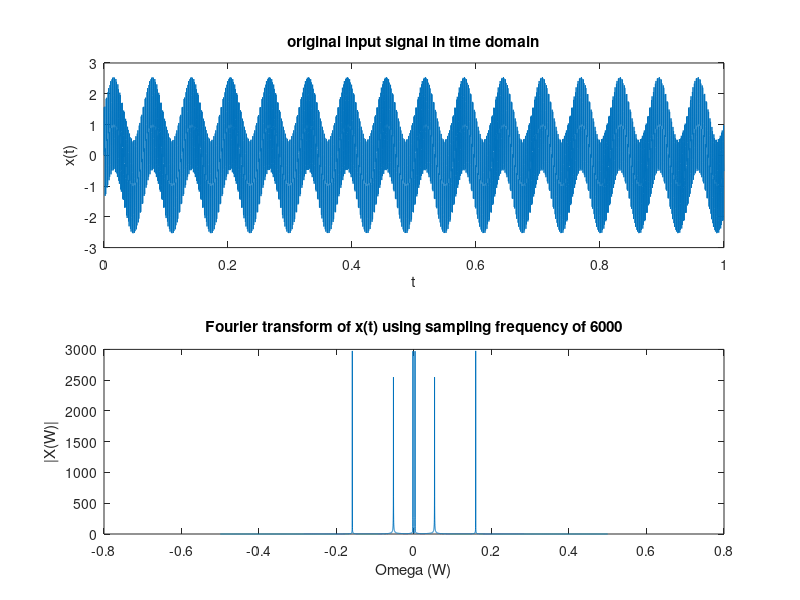

The MATLAB script that drew this image: (Note: this script raises an error after producing the figure.)
sampling_frequency = 6000;
time = 1;
time_interval = [0: (1/sampling_frequency): time-(1/sampling_frequency)];
Omega =(-time*sampling_frequency/2:(time*sampling_frequency)/2-1)/(time*sampling_frequency);

x = sin(100*time_interval) + sin(2000*time_interval) + sin(6000*time_interval);
x_FFT = fft(x,sampling_frequency);
new_xFFT_after_shift = fftshift(x_FFT);

subplot(2,1,1);
plot(time_interval, x);
xlabel('t');
ylabel('x(t)');
title('original input signal in time domain');

subplot(2,1,2);
plot(Omega, abs(new_xFFT_after_shift));
xlabel('Omega (W)');
ylabel('|X(W)|');
title('Fourier transform of x(t) using sampling frequency of 6000');

%create digital fourth IIR Elliptic filter
y = zeros(2, length(x)); %output y
Omega_y = [350/sampling_frequency, 700/sampling_frequency];
Rp = 1;
Rs = 60;

%designing IIR Elliptic filter with order 4
[b,a] = ellip(4, Rp, Rs, Omega_y, 'Bandpass');
[H,f] = freqz(b, a);
y_n = filter(b, a, x);
Y_FFT = fft(y_n,sampling_frequency);
new_YFFT_after_shift = fftshift(Y_FFT);

% demonstration of the filter's output with order 4
figure;

subplot(2,1,1);
plot(f/pi, abs(H));
xlabel('Omega (W) as a function of pi ');
ylabel('Y(W)');
title('Y(W) of Elliptic filter with order 4');

subplot(2,1,2);
plot(Omega,abs(new_YFFT_after_shift));
ylabel('|Y(W)|');
xlabel('Omega(W)');
title('Fourier transform of y[n] using sampling frequency of 6000');


%designing IIR Elliptic filter with order 8
Omega_y_order_8 = [500/sampling_frequency, 1000/sampling_frequency];
[b,a] = ellip(8, Rp, Rs, Omega_y_order_8, 'Bandpass');
[H,f] = freqz(b, a);
y_n_order_8 = filter(b, a, x);
Y_FFT_order_8 = fft(y_n_order_8,sampling_frequency);
new_YFFT_after_shift_order_8 = fftshift(Y_FFT_order_8);

% demonstration of the filter's output with order 8
figure;

subplot(2,1,1);
plot(f/pi, abs(H));
xlabel('Omega (W) as a function of pi ');
ylabel('Y(W)');
title('Y(W) of Elliptic filter with order 8');

subplot(2,1,2);
plot(Omega,abs(new_YFFT_after_shift_order_8));
ylabel('|Y(W)|');
xlabel('Omega(W)');
title('Fourier transform of y[n] using sampling frequency of 6000');
